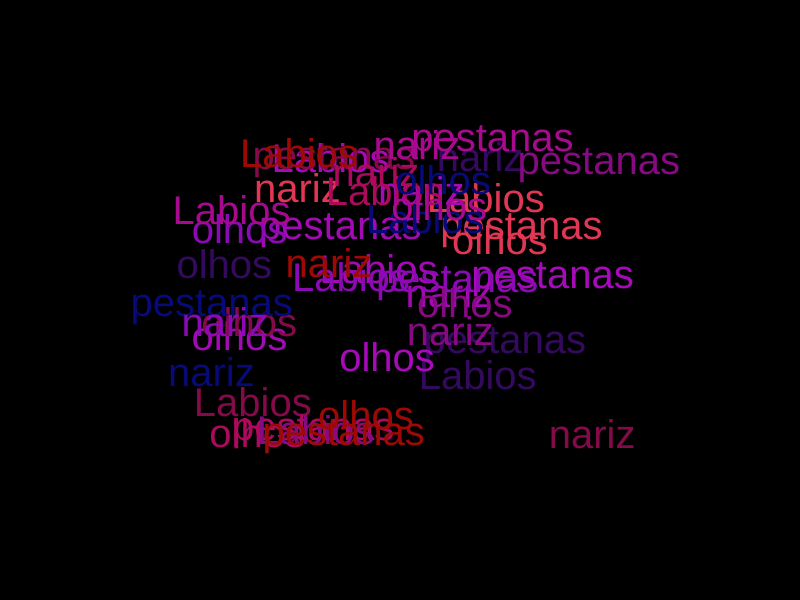
Frame 1 (no input)
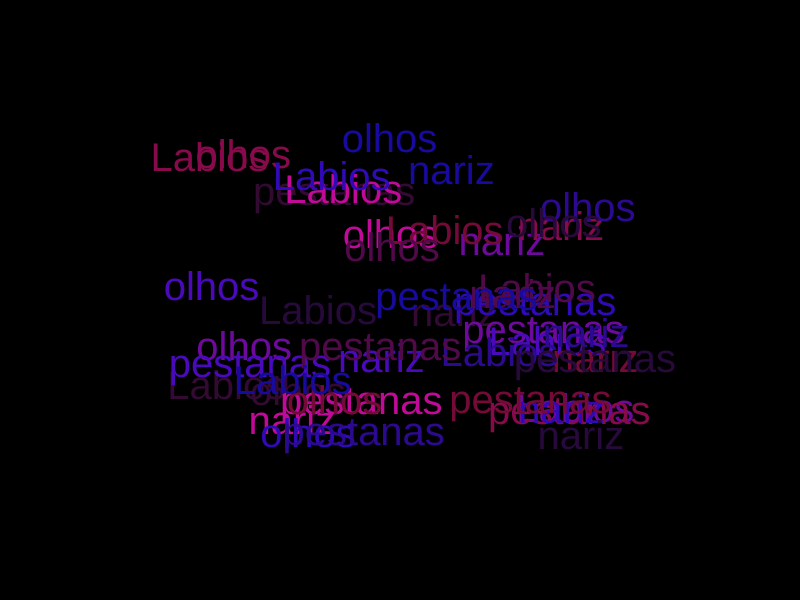
Frame 60 (no input)
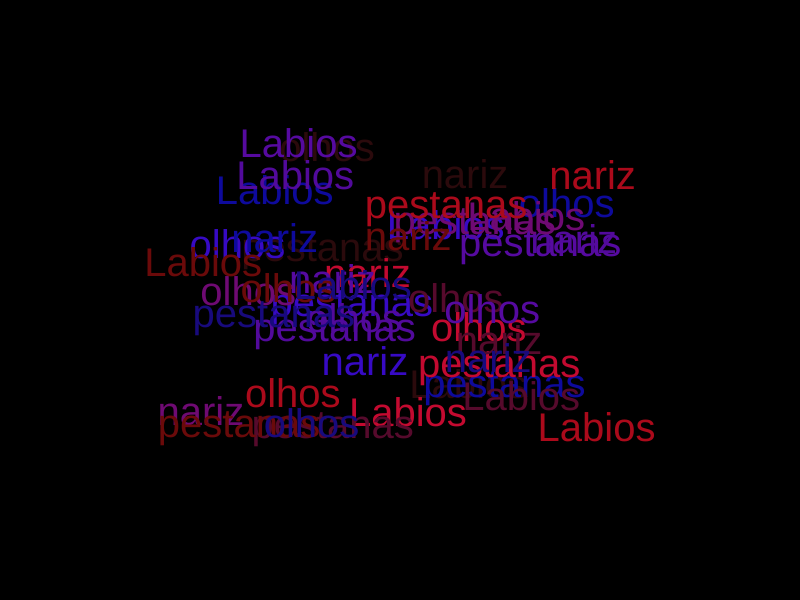
Frame 120 (the mouse pressed at the canvas centre since frame 60)

The p5.js sketch that drew these frames (run headless with seeded random() and noise() and a simulated clock; from frame 60 on, the mouse is pressed at the canvas centre):

// p5.js sketch
// ── sketch.js
var mensagens =["Labios", "olhos", "pestanas", "nariz"];
var mensagemBon =["rosto"];
var randomizeX;
var randomizeY;
var counter = 0;
var limite = 10;


function setup(){

  createCanvas(800,600);
  frameRate();
  colorMode(RGB);
  background(0);
  fill(225,55,85);
  textSize(40);
  textAlign(CENTER);
}


function draw(){

  background(0);
  counter = 0;
  
  while(counter <= limite) {
    
    for (var i = 0; i< mensagens.length; i++) {
      randomizeX = random(2*width/4);
      randomizeY = random(2*height/4);
      text(mensagens[i],width/4+randomizeX,height/4+randomizeY);
    }
    
    counter++;
    fill(random(200),10,random(200));
  }
}
